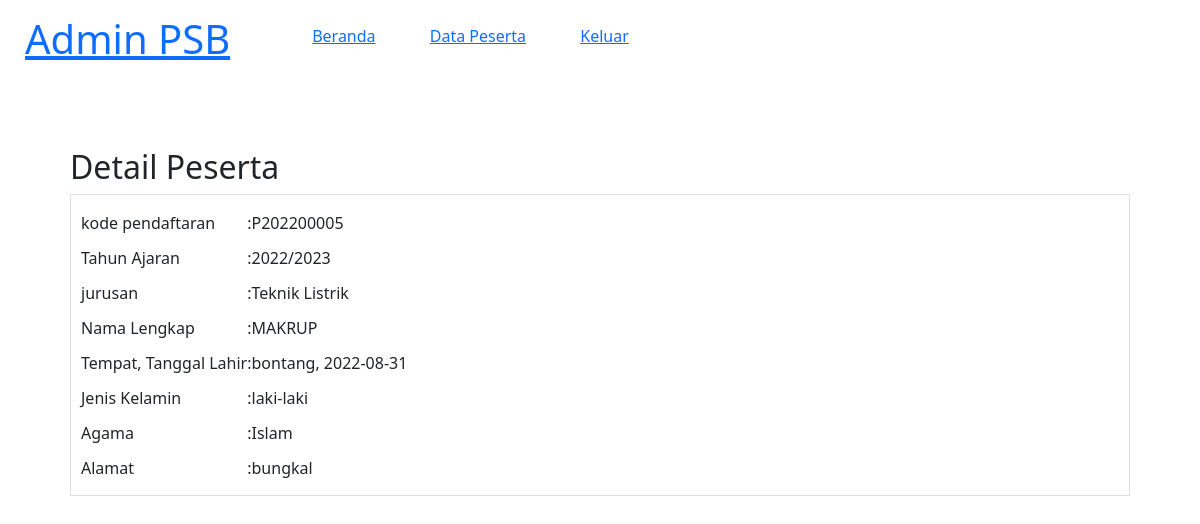
The app's page /psb/detail-peserta.php?id=P202200005 (signed in) with its own data.
### tables this page shows
CREATE TABLE `tb_pendaftaran` (
  `id_pendaftaran` char(10) NOT NULL,
  `tgl_daftar` date NOT NULL,
  `thn_ajaran` varchar(9) NOT NULL,
  `jurusan` varchar(50) NOT NULL,
  `nama_peserta` varchar(50) NOT NULL,
  `tempat_lahir` varchar(50) NOT NULL,
  `tgl_lahir` date NOT NULL,
  `jenis_kelamin` enum('laki-laki','perempuan') NOT NULL,
  `agama` varchar(15) NOT NULL,
  `alamat_peserta` text NOT NULL
);

### psb/detail-peserta.php (the view, shortened to what this page needs)
<?php
    include '../koneksi.php';
    $peserta = mysqli_query($conn, "SELECT * FROM tb_pendaftaran WHERE id_pendaftaran ='".$_GET['id']."'");
    $p = mysqli_fetch_object($peserta);
?>
<!DOCTYPE html>
<html>
<head>
    <link rel="stylesheet" type="text/css" href="css/style.css">
<link href="https://cdn.jsdelivr.net/npm/bootstrap@5.2.0/dist/css/bootstrap.min.css" rel="stylesheet">
</head>
<body>
    <header>
        <h1><a href="beranda.php">Admin PSB</h1>
        <ul>
            <li><a href="beranda.php">Beranda</a></li>
            <li><a href="data-peserta.php">Data Peserta</a></li>
            <li><a href="keluar.php">Keluar</a></li>
        </ul>
    </header>
    <section class="content">
        <h2>Detail Peserta</h2>
        <div class="box">
        <table class="table-data" border="0">
            <tr>
                <td>kode pendaftaran</td>
                <td>:</td>
                <td><?php echo $p->id_pendaftaran ?></td>
            </tr>
            <tr>
                <td>Tahun Ajaran</td>
                <td>:</td>
                <td><?php echo $p->thn_ajaran ?></td>
            </tr>
            <tr>
                <td>jurusan</td>
                <td>:</td>
                <td><?php echo $p->jurusan ?></td>
            </tr>
            <tr>
                <td>Nama Lengkap</td>
                <td>:</td>
                <td><?php echo $p->nama_peserta ?></td>
            </tr>
            <tr>
                <td>Tempat, Tanggal Lahir</td>
                <td>:</td>
                <td><?php echo $p->tempat_lahir.', '.$p->tgl_lahir ?></td>
            </tr>
            <tr>
                <td>Jenis Kelamin</td>
                <td>:</td>
                <td><?php echo $p->jenis_kelamin ?></td>
                <tr>
                <td>Agama</td>
                <td>:</td>
                <td><?php echo $p->agama ?></td>
                <tr>
                <td>Alamat</td>
                <td>:</td>
                <td><?php echo $p->alamat_peserta ?></td>
            </tr>
            </tr>
            </tr>
        </table>
        </div>
    </section>
</body>
</html>

### psb/css/style.css (style rules this page uses)
* { margin:0; padding: 0; font-family: 'Quicksand' sans-serif; }
body { background-color: #FFC0CB; }
.box { background-color: #fff; border:1px solid #ddd; padding:10px; box-sizing: border-box; margin:5px 0 25px; }
.table-data tr { width: 100%; margin-top: 10px; }
.table-data tr { height: 35px; }
header { background-color: #fff; }
header::after { content:''; display: block; clear: both; }
header h1 { padding:15px 25px; display: inline-block; float: left; }
header ul { float: left; }
header ul li { padding:24px 25px; display: inline-block; }
a { text-decoration: none; }
.content { width:90%; padding:10px; box-sizing: border-box; margin:50px auto; }

### records on screen
tb_pendaftaran: id_pendaftaran "P202200005", thn_ajaran "2022/2023", jurusan "Teknik Listrik", nama_peserta "MAKRUP", tempat_lahir "bontang", tgl_lahir "2022-08-31", jenis_kelamin "laki-laki", agama "Islam", alamat_peserta "bungkal"
